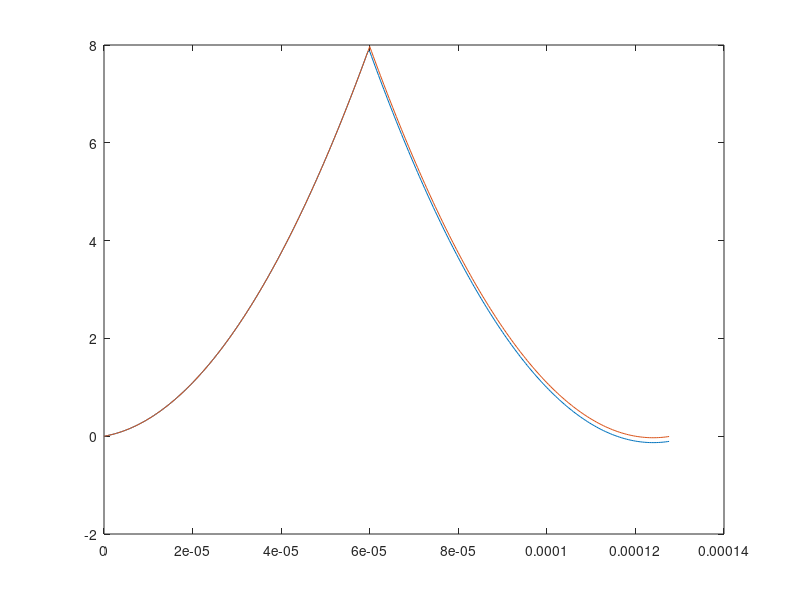
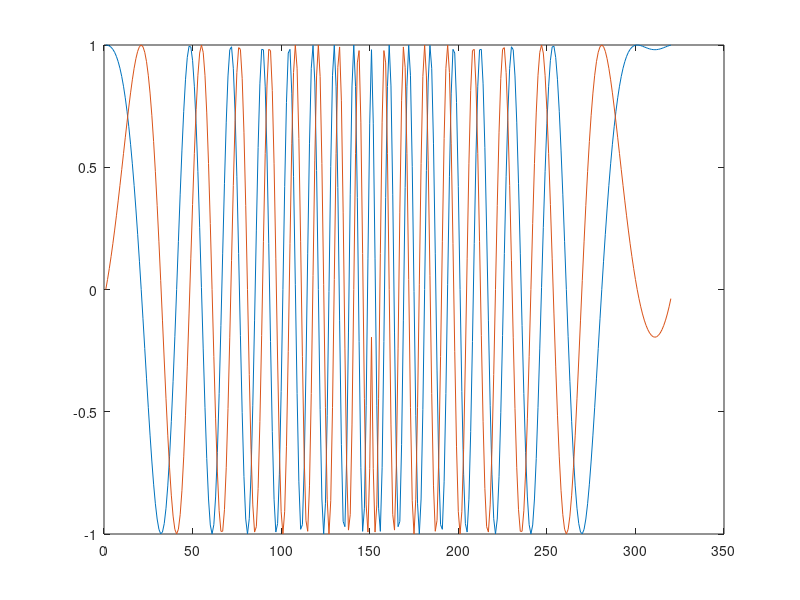

Source code (MATLAB) for these figures, in order:
close all; clear all; clc;
BW=500e3;                                   %CSS调制带宽
SF=6;                                       %CSS调制SF因子
samp_per_code=5;                          %CSS调制每个扩频code时间段内的采样点数
symbol_value=34;                            %当前待调试的符号值
N=2^SF;                                     %code 总数
T_symbol=N/BW                              %symbol占用时间
SampleRate=samp_per_code*BW;                %实际采样率
Npts=samp_per_code*N;                       %总采样点数
t=(0:Npts)/SampleRate;                      %CSS调制抽样时刻，需要的采样时刻序号应该为0：Npts-1，最后一个用于验证相位连续性
init_freq=symbol_value/N*BW;                %初始频率
k=BW/T_symbol;                              %频率增加斜率
%%Lora CSS 调制方法1
freq1=init_freq+k*t;                        %根据初始频率生成线性扫频
freq2=mod(freq1,BW);                        %将freq1限制在0~BW带宽内
freq3=freq2-BW/2;                           %将freq2中心频率设置为0
tmp=cumtrapz(t,freq3);                      %使用累计梯形数值积分函数，进行相位积分
phase_final1=tmp(end)                       %最后一个点用于观察相位连续性
Theta_Method1=tmp(1:end-1);                  %删除最后一个点
 
%%Lora CSS 调制方法2
Npts1=samp_per_code*(N-symbol_value);       %t1时间段对应总采样点数
t1=(0:Npts1)/SampleRate;                    %t1时间段实际相位采样时刻，需要的采样时刻序号应该为0：Npts1-1，最后一个点为第二段的起始相位
tmp=(init_freq-BW/2)*t1+1/2*k*t1.*t1;       %根据第一段相位公式计算
Theta1=tmp(1:end-1);                        %第一段相位取值
Theta_init=tmp(end);                         %第一段相位在t1时刻的取值
t2=(Npts1:Npts)/SampleRate;                 %第二段相位采样时刻
t2=t2-t1(end);                              
tmp=1/2*k*t2.*t2-BW/2*t2+Theta_init;        %根据第二段相位公式计算
phase_final2=tmp(end) 
Theta_Method2=[Theta1 tmp(1:end-1)];
figure('Name', 'CSS Phase','NumberTitle', 'off');
plot(t(1:end-1),Theta_Method1)
hold on
plot(t(1:end-1),Theta_Method2)
hold off         
s=exp(j*2*pi*Theta_Method2);
figure('Name', 'waveform','NumberTitle', 'off');
plot(real(s))
hold on
plot(imag(s))
hold off